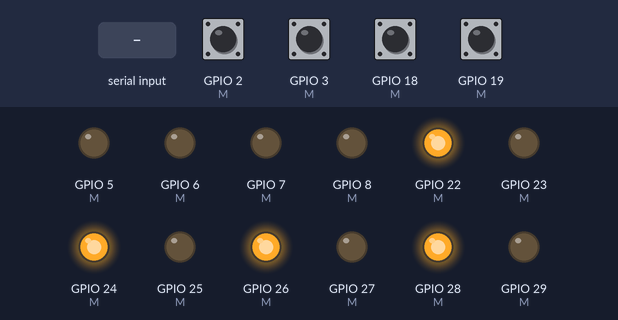
The sketch below on a simulated ESP32-C3. Parts: output pins drawn as LEDs (lit = HIGH). The inputs (shaded band) are chosen by the test bench; at power-on: GPIO 2 (M), GPIO 3 (M), GPIO 18 (M), GPIO 19 (M) HIGH. What the sketch prints to the serial monitor is not drawn.

Above: at 1.2 s.
1.3 s: "F" received over the second serial link
At 2.3 s:
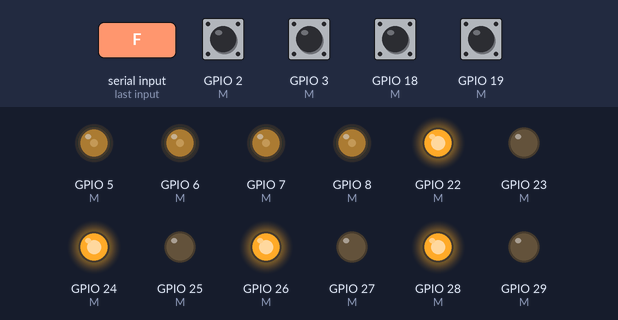
4.3 s: "B" received over the second serial link
At 5.2 s:
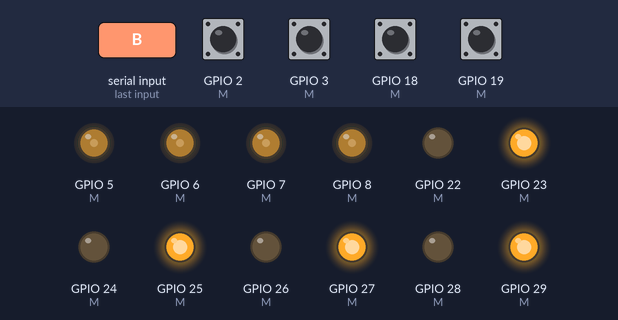
5.8 s: "L" received over the second serial link
At 7.0 s:
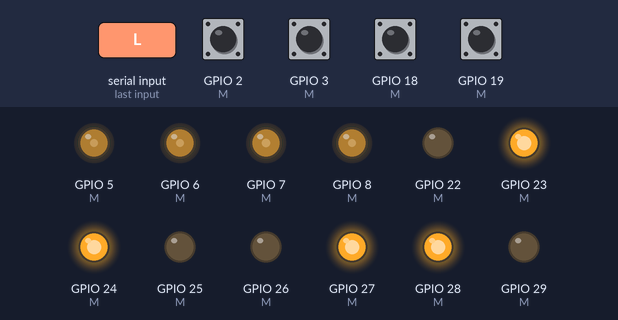
7.3 s: "R" received over the second serial link
At 8.5 s:
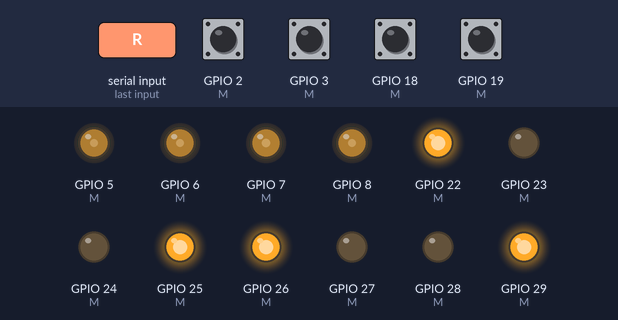
8.8 s: "S" received over the second serial link
At 9.1 s:
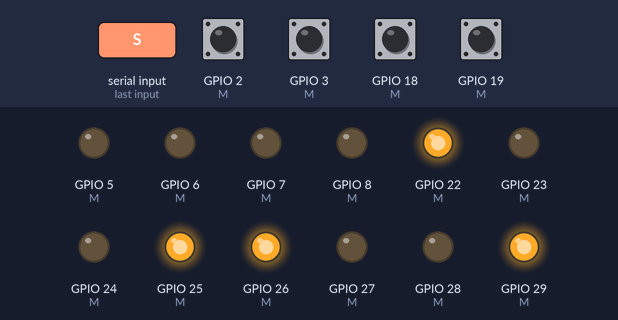
Timing chart, 0 to 11.3 s (numbered marks = the images above; inputs shaded):
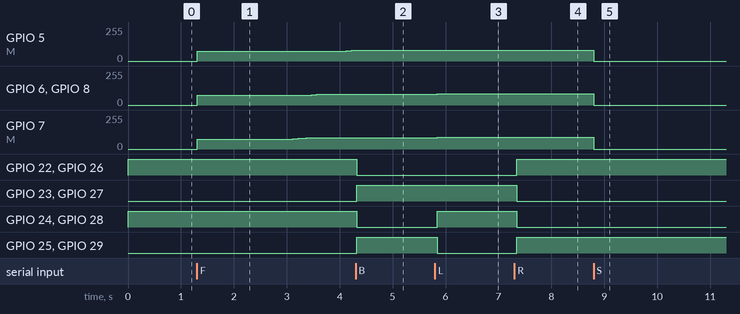

The sketch:

sketch_mar12e.ino
```cpp
/********************
 * Mega 2560 + 4 DC motors (2x L298N) + 4 quadrature encoders
 * Control source: ESP32-C3 -> Mega by UART
 * Commands: F / B / L / R / S
 ********************/

// ========================= 通信配置 =========================
// USB调试口
#define DEBUG_PORT Serial
// 和 ESP32-C3 通信口：Mega Serial2 = TX2 pin16, RX2 pin17
#define CMD_PORT   Serial2
const unsigned long CMD_BAUD = 115200;

// 超时自动停车（毫秒）
const unsigned long CMD_TIMEOUT_MS = 50000;

// ========================= 编码器/PI参数 =========================
const float PULSES_PER_REV = 790.0f;     // 继续用你当前实测值
const unsigned long SAMPLE_MS = 50;      // PI采样周期 50ms
float Kp = 0.50f;
float Ki = 0.82f;

const float integMin = -80.0f;
const float integMax =  80.0f;

float alpha = 0.93f;                     // 比原始更平滑一点
const int PWM_MIN = 74;                  // 比较温和，但还有起步力
const int PWM_MAX = 255;

// ========================= 运动目标参数 =========================
float RPM_FWD  = 30.0f;   // 比34低一点，减少顿挫
float RPM_TURN = 36.0f;   // 转向也略保守一点


// 如果以后你想做“缓转弯而不是原地转”，可以改成：
// 左转：左侧低速，右侧高速
// 这里先给你最直接最稳的：原地差速转向

// ========================= 电机引脚映射 =========================
struct Motor {
  uint8_t en, in1, in2;
  uint8_t encA, encB;
};

// 你当前版本里的映射
Motor M[4] = {
  {5, 22, 23,  2, 30},   // M1
  {6, 24, 25,  3, 31},   // M2
  {7, 26, 27, 18, 32},   // M3
  {8, 28, 29, 19, 33}    // M4
};

// ========================= 电机逻辑分组 =========================
// 默认假设：M1/M3 左侧，M2/M4 右侧
// 如果你车子装反了，就只改这里
const uint8_t LEFT_MOTORS[2]  = {0, 2};  // M1, M3
const uint8_t RIGHT_MOTORS[2] = {1, 3};  // M2, M4

// ========================= 软件方向修正 =========================
// motSign:
// +1 -> motorSetDir(true) 就是逻辑前进
// -1 -> 该电机的前后方向在软件里反过来
int8_t motSign[4] = { +1, +1, +1, +1 };

// encSign:
// +1 -> 编码器正方向与逻辑前进一致
// -1 -> 编码器符号反了，软件修正
// 根据你之前日志，先按 M1/M3 反向处理
int8_t encSign[4] = { -1, +1, -1, -1 };

// 每个电机的速度微调系数
// 后续如果发现某个轮子总快/总慢，就调这里
float trim[4] = {0.90f, 1.10f, 1.25f, 1.10f};

// ========================= 状态变量 =========================
volatile long encoderCount[4] = {0,0,0,0};

float rpm_set[4]  = {0,0,0,0};   // 每个电机目标RPM（可正可负）
float rpm_filt[4] = {0,0,0,0};
float integ[4]    = {0,0,0,0};
int   pwmOut[4]   = {0,0,0,0};

long lastCount[4] = {0,0,0,0};
unsigned long lastMs = 0;

char currentCmd = 'S';
unsigned long lastCmdMs = 0;

// ========================= 底层函数 =========================
inline void motorRawForward(uint8_t i){
  digitalWrite(M[i].in1, HIGH);
  digitalWrite(M[i].in2, LOW);
}

inline void motorRawBackward(uint8_t i){
  digitalWrite(M[i].in1, LOW);
  digitalWrite(M[i].in2, HIGH);
}

inline void motorSetDir(uint8_t i, bool logicalForward){
  bool realForward = logicalForward;
  if (motSign[i] < 0) realForward = !realForward;

  if (realForward) motorRawForward(i);
  else             motorRawBackward(i);
}

inline void motorStop(uint8_t i){
  analogWrite(M[i].en, 0);
}

inline void quadTick(uint8_t i){
  bool a = digitalRead(M[i].encA);
  bool b = digitalRead(M[i].encB);
  if (a == b) encoderCount[i]++;
  else        encoderCount[i]--;
}

void isrEnc0(){ quadTick(0); }
void isrEnc1(){ quadTick(1); }
void isrEnc2(){ quadTick(2); }
void isrEnc3(){ quadTick(3); }

// ========================= 高层运动指令 =========================
void setAllRPM(float m1, float m2, float m3, float m4){
  rpm_set[0] = m1 * trim[0];
  rpm_set[1] = m2 * trim[1];
  rpm_set[2] = m3 * trim[2];
  rpm_set[3] = m4 * trim[3];
}

void commandStop(){
  currentCmd = 'S';
  setAllRPM(0, 0, 0, 0);
}

void commandForward(){
  currentCmd = 'F';
  setAllRPM(+RPM_FWD, +RPM_FWD, +RPM_FWD, +RPM_FWD);
}

void commandBackward(){
  currentCmd = 'B';
  setAllRPM(-RPM_FWD, -RPM_FWD, -RPM_FWD, -RPM_FWD);
}

void commandLeft(){
  currentCmd = 'L';
  // 原地左转：左侧后退，右侧前进
  setAllRPM(-RPM_TURN, +RPM_TURN, -RPM_TURN, +RPM_TURN);
}

void commandRight(){
  currentCmd = 'R';
  // 原地右转：左侧前进，右侧后退
  setAllRPM(+RPM_TURN, -RPM_TURN, +RPM_TURN, -RPM_TURN);
}

void handleCommand(char c){
  switch (c){
    case 'F': commandForward();  break;
    case 'B': commandBackward(); break;
    case 'L': commandLeft();     break;
    case 'R': commandRight();    break;
    case 'S': commandStop();     break;
    default: return; // 忽略未知字符
  }

  lastCmdMs = millis();

  DEBUG_PORT.print("CMD = ");
  DEBUG_PORT.println(currentCmd);
}

// ========================= setup =========================
void setup() {
  DEBUG_PORT.begin(115200);
  CMD_PORT.begin(CMD_BAUD);

  DEBUG_PORT.println("Mega 2560 diff-drive + ESP32-C3 UART control");
  DEBUG_PORT.println("Commands: F B L R S");
  DEBUG_PORT.println("UART to ESP32-C3: Serial2 (TX2=16, RX2=17)");

  for(int i=0;i<4;i++){
    pinMode(M[i].en, OUTPUT);
    pinMode(M[i].in1, OUTPUT);
    pinMode(M[i].in2, OUTPUT);

    // 先用上拉，通常更稳
    pinMode(M[i].encA, INPUT_PULLUP);
    pinMode(M[i].encB, INPUT_PULLUP);

    motorSetDir(i, true);
    analogWrite(M[i].en, 0);

    pwmOut[i]   = 0;
    integ[i]    = 0;
    rpm_filt[i] = 0;
  }

  attachInterrupt(digitalPinToInterrupt(M[0].encA), isrEnc0, CHANGE);
  attachInterrupt(digitalPinToInterrupt(M[1].encA), isrEnc1, CHANGE);
  attachInterrupt(digitalPinToInterrupt(M[2].encA), isrEnc2, CHANGE);
  attachInterrupt(digitalPinToInterrupt(M[3].encA), isrEnc3, CHANGE);

  noInterrupts();
  for(int i=0;i<4;i++) encoderCount[i] = 0;
  interrupts();

  lastMs = millis();
  lastCmdMs = millis();
  commandStop();
}

// ========================= 读取ESP32命令 =========================
void readESP32Commands(){
  while (CMD_PORT.available() > 0){
    char c = CMD_PORT.read();

    // 兼容小写
    if (c >= 'a' && c <= 'z') c = c - 'a' + 'A';

    // 只接受这几个命令
    if (c=='F' || c=='B' || c=='L' || c=='R' || c=='S'){
      handleCommand(c);
    }
  }
}

// ========================= PI控制更新 =========================
void updateMotorControl(){
  unsigned long now = millis();
  if (now - lastMs < SAMPLE_MS) return;

  float dt = (now - lastMs) / 1000.0f;
  lastMs = now;

  long countSnap[4];
  noInterrupts();
  for(int i=0;i<4;i++) countSnap[i] = encoderCount[i];
  interrupts();

  for(int i=0;i<4;i++){
    long dCount = countSnap[i] - lastCount[i];
    lastCount[i] = countSnap[i];

    // 编码器符号修正
    dCount *= encSign[i];

    float rpm_meas = 0.0f;
    if(dt > 0.0f){
      rpm_meas = ((float)dCount / PULSES_PER_REV) * (60.0f / dt);
    }

    // 滤波
    rpm_filt[i] = alpha * rpm_filt[i] + (1.0f - alpha) * rpm_meas;

    // 目标=0时，清积分并停止
    if (fabs(rpm_set[i]) < 0.5f){
      integ[i] = 0;
      pwmOut[i] = 0;
      analogWrite(M[i].en, 0);
      continue;
    }

    // 根据目标正负决定逻辑方向
    bool logicalForward = (rpm_set[i] >= 0.0f);
    motorSetDir(i, logicalForward);

    // 用“绝对值速度”做 PI，方向单独控制
    float target = fabs(rpm_set[i]);
    float meas   = fabs(rpm_filt[i]);
    float err = target - meas;

    integ[i] += err * dt;
    if(integ[i] > integMax) integ[i] = integMax;
    if(integ[i] < integMin) integ[i] = integMin;

    float u = Kp * err + Ki * integ[i];
    int pwm = (int)u;

    if(pwm > PWM_MAX) pwm = PWM_MAX;
    if(pwm < 0)       pwm = 0;

    if(target > 1.0f && pwm > 0 && pwm < PWM_MIN) pwm = PWM_MIN;

    pwmOut[i] = pwm;
    analogWrite(M[i].en, pwmOut[i]);
  }

  // 调试输出
  DEBUG_PORT.print("CMD=");
  DEBUG_PORT.print(currentCmd);
  DEBUG_PORT.print(" | ");

  for(int i=0;i<4;i++){
    DEBUG_PORT.print("M"); DEBUG_PORT.print(i+1);
    DEBUG_PORT.print(" set="); DEBUG_PORT.print(rpm_set[i],1);
    DEBUG_PORT.print(" f=");   DEBUG_PORT.print(rpm_filt[i],1);
    DEBUG_PORT.print(" pwm="); DEBUG_PORT.print(pwmOut[i]);
    DEBUG_PORT.print(" | ");
  }
  DEBUG_PORT.println();
}

// ========================= loop =========================
void loop() {
  readESP32Commands();
  updateMotorControl();
}
```

Measured:
- after the input at 1.3 s, GPIO 5 (M): 0/255 → 74/255 at once, → 79/255 2.8 s later; GPIO 6 (M), GPIO 8 (M): 0/255 → 74/255 at once, → 82/255 2.1 s later; GPIO 7 (M): 0/255 → 74/255 at once, → 84/255 1.8 s later
- after the input at 4.3 s, GPIO 22 (M), GPIO 24 (M), GPIO 26 (M), GPIO 28 (M): HIGH → LOW at once; GPIO 23 (M), GPIO 25 (M), GPIO 27 (M), GPIO 29 (M): LOW → HIGH at once
- after the input at 5.8 s, GPIO 5 (M): 79/255 → 81/255 at once; GPIO 6 (M), GPIO 8 (M): 82/255 → 85/255 at once; GPIO 7 (M): 84/255 → 88/255 at once; GPIO 24 (M), GPIO 28 (M): LOW → HIGH at once; GPIO 25 (M), GPIO 29 (M): HIGH → LOW at once
- after the input at 7.3 s, GPIO 22 (M), GPIO 25 (M), GPIO 26 (M), GPIO 29 (M): LOW → HIGH after 0.05 s; GPIO 23 (M), GPIO 24 (M), GPIO 27 (M), GPIO 28 (M): HIGH → LOW after 0.05 s
- after the input at 8.8 s, GPIO 5 (M): 81/255 → 0/255 at once; GPIO 6 (M), GPIO 8 (M): 85/255 → 0/255 at once; GPIO 7 (M): 88/255 → 0/255 at once
